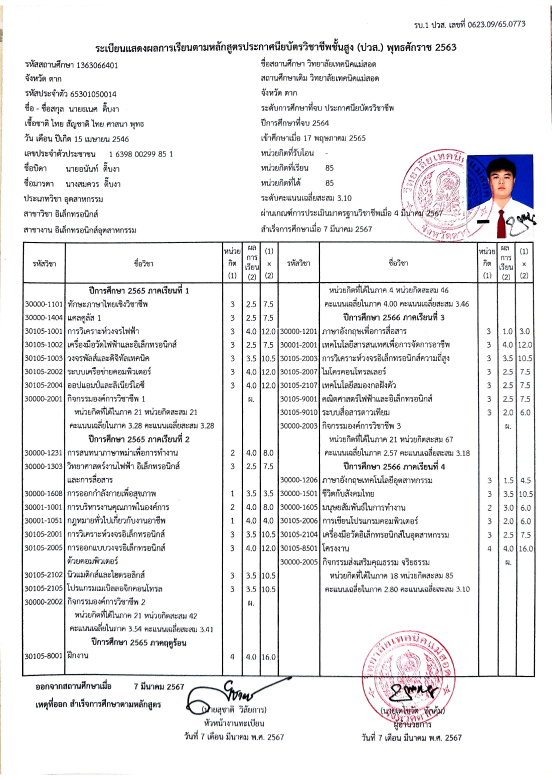
#> input picture scripts/output_images/transcript.png, 1654 x 2339 px, given in place of Transcript.jpg, which was not available (shown at 1/3 size)
$ jupyter execute --allow-errors histogram_projection.ipynb   (text cells are left out)
#> lines starting #> are read from the running program, lines starting #| are printed output that depends on the picture; after the words box and inside, x2 and y2 are one past the last pixel; in counts of white or black regions, pixels touching at a corner belong together; pictures that were not available may be replaced by others from this repository, and a replacement may not be noted
[cell 1]
import cv2
import numpy as np
import matplotlib.pyplot as plt
from pathlib import Path

output_folder = Path("../../data/output_images/output_lines")
output_folder.mkdir(exist_ok=True)

# โหลดภาพ
#image = cv2.imread("../data/test_images/line_detection/test_a_to_z_3.jpg")
#image = cv2.imread("../data/test_images/line_detection/testAtoZ_1.jpg")
#image = cv2.imread("../data/test_images/line_detection/0to9_2.jpg")
image = cv2.imread("../../data/test_images/transcript/Transcript.jpg")
#> image is the input picture: shape (2339, 1654, 3); mean B, G, R 237.1, 236, 236.6
if image is None:
    raise FileNotFoundError("ไม่พบไฟล์ภาพ กรุณาตรวจสอบเส้นทางของไฟล์")

# แปลงเป็น Grayscale
gray = cv2.cvtColor(image, cv2.COLOR_BGR2GRAY)


# การ Threshold แบบ Adaptive Gaussian
binary_image = cv2.adaptiveThreshold(
    gray, 255, cv2.ADAPTIVE_THRESH_GAUSSIAN_C, cv2.THRESH_BINARY_INV, 51,30
)
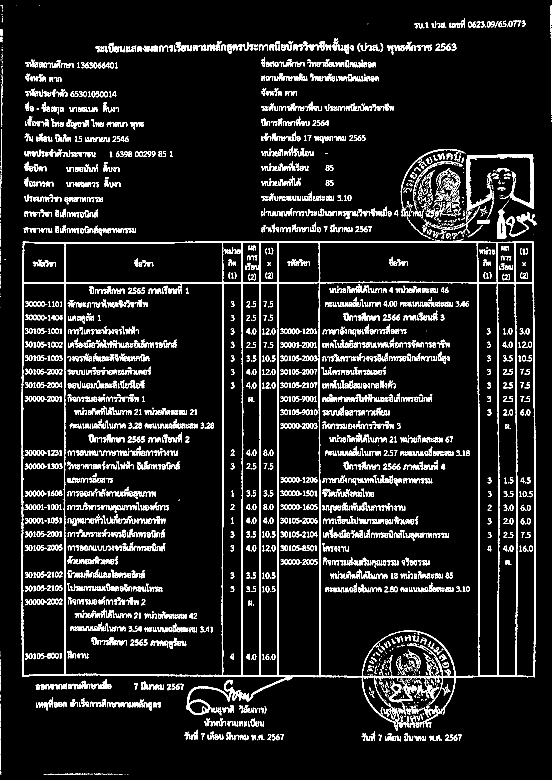
#> binary_image: shape (2339, 1654) (shown at 1/3 size); 8.3% white; 3974 white regions (997 under 20 px), largest, box (x1, y1, x2, y2) and area: (64, 721, 1607, 2183) 75325, (1401, 463, 1601, 632) 5884, (558, 2039, 722, 2145) 2742

# คำนวณ Histogram Projection
horizontal_projection = np.sum(binary_image, axis=1)  # รวมพิกเซลในแนวนอน
#> horizontal_projection = 2339 values, max 391425 at index 848, min 0 at index 0, mean 34996.4

threshold_value = 2000  # เพิ่มค่าให้เหมาะกับความหนาของตัวอักษร
line_indices = np.where(horizontal_projection > threshold_value)[0]
#> line_indices = 2020 values from 17 to 2322

# แยกช่วงตำแหน่งแต่ละบรรทัด
lines = []
start_idx = None

for i in range(len(line_indices) - 1):
    if start_idx is None:
        start_idx = line_indices[i]
    if line_indices[i+1] > line_indices[i] + 10:  # เจอช่วงว่างระหว่างบรรทัด
        end_idx = line_indices[i]
        lines.append((start_idx, end_idx))
        start_idx = None
#> this loop made 2019 passes
#> end_idx on pass 1: 17
#> after the loop, lines = [(17, 17), (61, 161), (177, 204), (221, 244), (265, 291), (306, 336), (350, 385), (400, 425), (445, 2222)]
if start_idx is not None:
    lines.append((start_idx, line_indices[-1]))

print("Lines detected:", lines)
#| Lines detected: [(17, 17), (61, 161), (177, 204), (221, 244), (265, 291), (306, 336), (350, 385), (400, 425), (445, 2222), (2321, 2322)]

# แยกบรรทัดและเพิ่ม Padding
line_images = []
padding = 10  # ระบุ Padding

for start, end in lines:
    padded_start = max(0, start - padding)
    padded_end = min(binary_image.shape[0], end + padding)
    line_img = binary_image[padded_start:padded_end, :]
    line_images.append(line_img)
#> this loop made 10 passes
#> (start, end, padded_start, padded_end) on passes 1 to 10: (17, 17, 7, 27), (61, 161, 51, 171), (177, 204, 167, 214), (221, 244, 211, 254), (265, 291, 255, 301), (306, 336, 296, 346), (350, 385, 340, 395), (400, 425, 390, 435), (445, 2222, 435, 2232), (2321, 2322, 2311, 2332)
#> after the loop, line_images = 10 items

for idx, line_img in enumerate(line_images):
    file_path = output_folder / f"line_{idx + 1}.png"
    cv2.imwrite(str(file_path), line_img)
    plt.figure()
    plt.imshow(line_img, cmap="gray")
    plt.title(f"Line {idx + 1}")
    plt.show()
#> this loop made 10 passes
print(f"Saved lines to {output_folder}")

[cell 2]
import numpy as np
import cv2
import matplotlib.pyplot as plt

# โหลดภาพและแปลงเป็น Grayscale
image = cv2.imread("../../data/test_images/transcript/aun_20240817_0001.jpg")
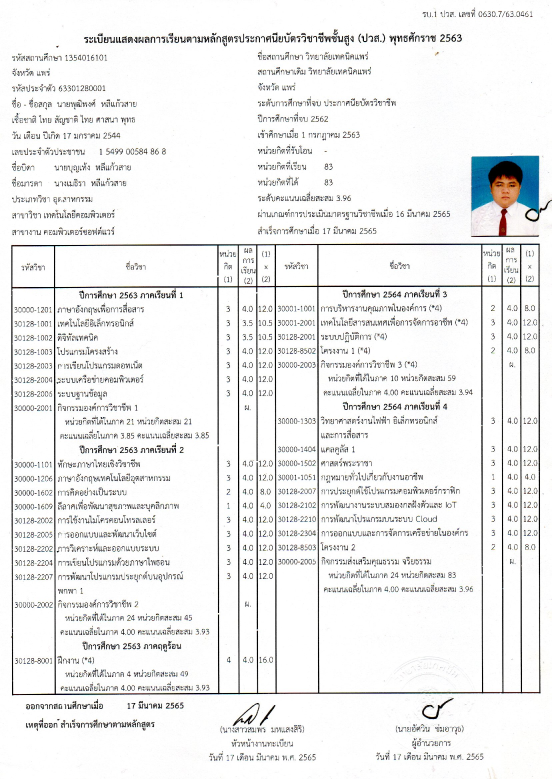
#> input picture data/test_images/transcript/aun_20240817_0001.jpg, 1654 x 2337 px (shown at 1/3 size)
#> image is the input picture: shape (2337, 1654, 3); mean B, G, R 238.6, 238.6, 238.3
gray = cv2.cvtColor(image, cv2.COLOR_BGR2GRAY)
#> gray: shape (2337, 1654)

# Threshold ภาพให้เป็น Binary
_, binary_image = cv2.threshold(gray, 150, 255, cv2.THRESH_BINARY_INV)
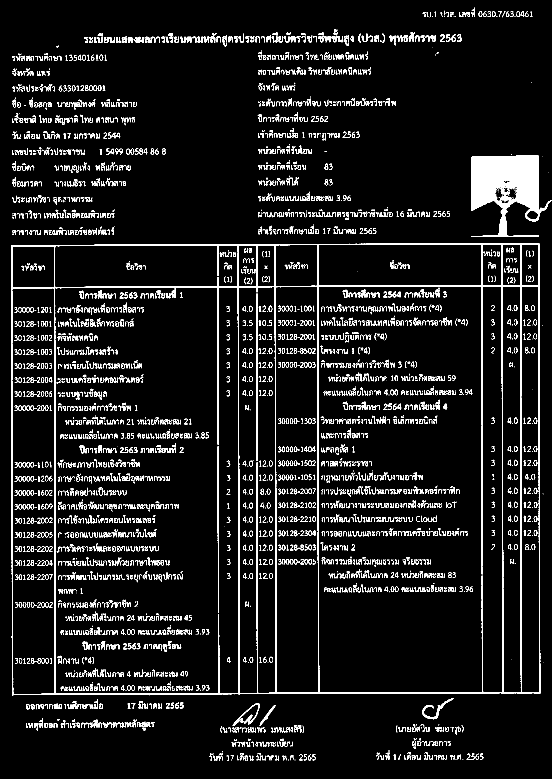
#> binary_image: shape (2337, 1654) (shown at 1/3 size); 6.3% white; 3714 white regions (912 under 20 px), largest, box (x1, y1, x2, y2) and area: (33, 731, 1622, 2086) 60638, (1413, 467, 1618, 711) 30062, (770, 1387, 774, 1888) 1770

# คำนวณ Vertical Projection
vertical_projection = np.sum(binary_image, axis=1)
#> vertical_projection = 2337 values, max 326910 at index 734, min 0 at index 0, mean 26681.9

# หาตำแหน่งที่มีข้อความในแนวตั้ง
column_indices = np.where(vertical_projection > 0)[0]
#> column_indices = 2092 values from 22 to 2281

# วาดกราฟแสดง Vertical Projection
plt.plot(vertical_projection)
plt.title("Vertical Projection")
plt.xlabel("Column Index (X-axis)")
plt.ylabel("Pixel Intensity Sum")
plt.show()
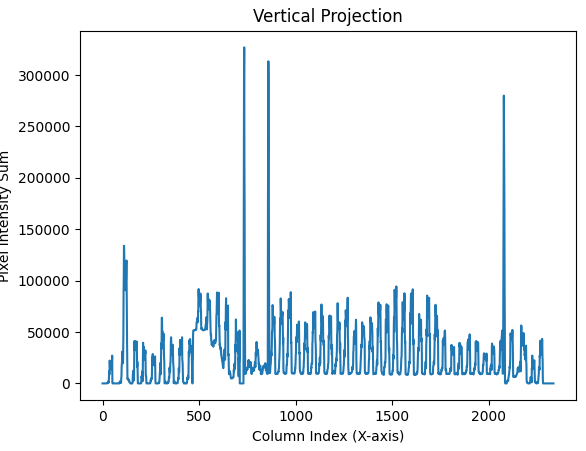
#> figure drawn by matplotlib, 1 panel; curve peaks at x = 734, y = 326910

columns = []
start_idx = None

for i in range(len(column_indices) - 1):
    if start_idx is None:
        start_idx = column_indices[i]
    if column_indices[i + 1] > column_indices[i] + 1:  # เจอช่องว่างระหว่างคอลัมน์
        end_idx = column_indices[i]
        columns.append((start_idx, end_idx))
        start_idx = None
#> this loop made 2091 passes
#> end_idx on passes 30, 86, 89, 117, 144, 172: 51, 143, 153, 182, 227, 274
#> after the loop, columns = [(22, 51), (88, 143), (151, 153), (155, 182), (201, 227), (247, 274), (289, 321), (323, 329), (337, 375), (384, 420), (432, 435), (437, 464), (467, 710), (731, 2085), (2095, 2203), (2214, 2246)]
if start_idx is not None:
    columns.append((start_idx, column_indices[-1]))

# ตัดภาพคอลัมน์แต่ละส่วน
column_images = [binary_image[:, start:end] for start, end in columns]
#> column_images = 17 items

[cell 3]
import cv2
import numpy as np
import matplotlib.pyplot as plt

# ตัวอย่าง Line Image (สมมติว่าเป็นภาพของบรรทัดที่จับได้แล้ว)

image = cv2.imread("../../data/test_images/column_detection/col_test_2.jpg")
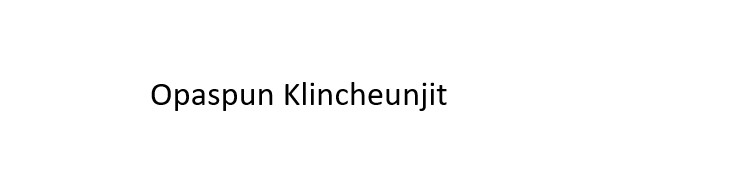
#> input picture data/test_images/column_detection/col_test_2.jpg, 742 x 181 px
#> image is the input picture: shape (181, 742, 3); min 0, max 255, mean 251.4
if image is None:
    raise FileNotFoundError("ไม่พบไฟล์ภาพ กรุณาตรวจสอบเส้นทางของไฟล์")

# แปลงเป็น Grayscale
gray = cv2.cvtColor(image, cv2.COLOR_BGR2GRAY)
#> gray: shape (181, 742)

'''
# แปลงเป็น Binary
_, binary_image = cv2.threshold(gray, 150, 255, cv2.THRESH_BINARY_INV)  # Threshold ขาวดำ
'''

# การ Threshold แบบ Adaptive Gaussian
binary_image = cv2.adaptiveThreshold(
    gray, 255, cv2.ADAPTIVE_THRESH_GAUSSIAN_C, cv2.THRESH_BINARY_INV, 51,30
)
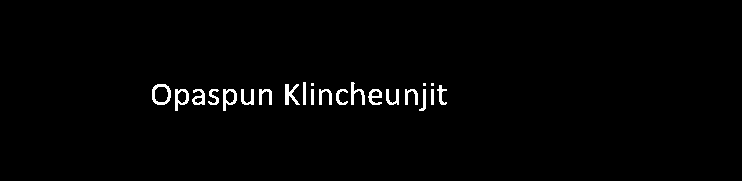
#> binary_image: shape (181, 742); 1.5% white; 22 white regions (3 under 20 px), largest, box (x1, y1, x2, y2) and area: (152, 84, 171, 105) 174, (285, 84, 300, 105) 160, (175, 89, 189, 111) 146

# คำนวณ Vertical Histogram Projection
vertical_projection = np.sum(binary_image, axis=0)
#> vertical_projection = 742 values, max 6375 at index 423, min 0 at index 0, mean 708.6

# หาตำแหน่งที่มีคำหรือประโยค (พื้นที่ที่มีพิกเซล)
threshold_value = 50
word_indices = np.where(vertical_projection > threshold_value)[0]
#> word_indices = 217 values from 152 to 446

# Plot Vertical Projection
# เพื่อช่วยวิเคราะห์ว่าการตั้งค่า Threshold ถูกต้องหรือไม่
plt.plot(vertical_projection)
plt.axhline(y=threshold_value, color='r', linestyle='--')  # เส้น Threshold
plt.title("Vertical Projection with Threshold")
plt.show()
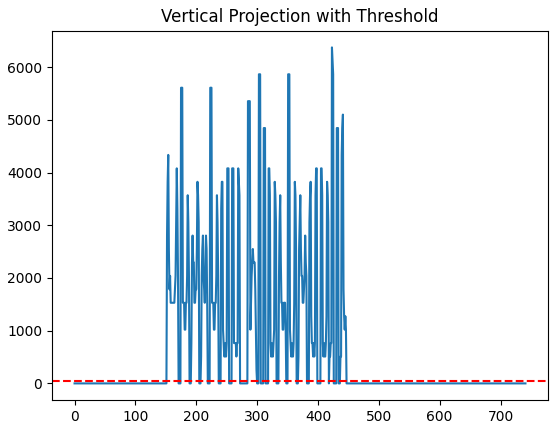
#> figure drawn by matplotlib, 1 panel; curve peaks at x = 423, y = 6375


# แยกช่วงตำแหน่งคำหรือประโยค
words = []
start_idx = None

for i in range(len(word_indices) - 1):
    if start_idx is None:
        start_idx = word_indices[i]
    if word_indices[i+1] > word_indices[i] + 1:  # เจอช่องว่างระหว่างคำ
        end_idx = word_indices[i]
        words.append((start_idx, end_idx))
        start_idx = None
#> this loop made 216 passes
#> end_idx on passes 19, 33, 46, 57, 71, 84: 170, 188, 204, 218, 236, 253
#> after the loop, words = [(152, 170), (175, 188), (192, 204), (208, 218), (223, 236), (241, 253), (259, 271), (285, 299), (303, 305), (311, 313), (319, 331), (336, 347), (351, 364), (368, 381), (386, 398), (405, 417), (419, 425), (431, 433)]
if start_idx is not None:
    words.append((start_idx, word_indices[-1]))

# แยกคำหรือประโยคและเพิ่ม Padding
word_images = []
padding_top = 5    # กำหนด Padding ด้านบน
padding_bottom = 5 # กำหนด Padding ด้านล่าง
padding_left = 10  # กำหนด Padding ด้านซ้าย
padding_right = 10 # กำหนด Padding ด้านขวา

for start, end in words:
    # ตัดเฉพาะช่วงของคำ
    word_img = binary_image[:, start:end]

    # เพิ่ม Padding รอบภาพ
    padded_word_img = cv2.copyMakeBorder(
        word_img,
        padding_top, padding_bottom, padding_left, padding_right,
        cv2.BORDER_CONSTANT, value=0  # เติมสีดำ (0) สำหรับ Binary Image
    )
    word_images.append(padded_word_img)
#> this loop made 19 passes
#> after the loop, word_images = 19 items

# แสดงคำที่แยกได้พร้อม Padding
for idx, padded_word_img in enumerate(word_images):
    plt.figure(figsize=(3, 3))
    plt.imshow(padded_word_img, cmap="gray")
    plt.title(f"Padded Word {idx + 1}")
    plt.axis("off")
    plt.show()
#> this loop made 19 passes

[cell 4]
import cv2
import numpy as np
import matplotlib.pyplot as plt
from pathlib import Path

output_folder = Path("../../data/output_images/output_lines")
output_folder.mkdir(exist_ok=True)

# โหลดภาพ
#image = cv2.imread("../data/test_images/line_detection/test_a_to_z_3.jpg")
#image = cv2.imread("../data/test_images/line_detection/testAtoZ_1.jpg")
#image = cv2.imread("../data/test_images/line_detection/0to9_2.jpg")
image = cv2.imread("../../data/test_images/transcript/Transcript.jpg")
if image is None:
    raise FileNotFoundError("ไม่พบไฟล์ภาพ กรุณาตรวจสอบเส้นทางของไฟล์")

# แปลงเป็น Grayscale
gray = cv2.cvtColor(image, cv2.COLOR_BGR2GRAY)


# การ Threshold แบบ Adaptive Gaussian
binary_image = cv2.adaptiveThreshold(
    gray, 255, cv2.ADAPTIVE_THRESH_GAUSSIAN_C, cv2.THRESH_BINARY_INV, 51,30
)

# คำนวณ Histogram Projection
horizontal_projection = np.sum(binary_image, axis=1)  # รวมพิกเซลในแนวนอน

threshold_value = 2000  # เพิ่มค่าให้เหมาะกับความหนาของตัวอักษร
line_indices = np.where(horizontal_projection > threshold_value)[0]

# แยกช่วงตำแหน่งแต่ละบรรทัด
lines = []
start_idx = None

for i in range(len(line_indices) - 1):
    if start_idx is None:
        start_idx = line_indices[i]
    if line_indices[i+1] > line_indices[i] + 10:  # เจอช่วงว่างระหว่างบรรทัด0
        end_idx = line_indices[i]
        lines.append((start_idx, end_idx))
        start_idx = None
if start_idx is not None:
    lines.append((start_idx, line_indices[-1]))

print("Lines detected:", lines)
#| Lines detected: [(17, 17), (61, 161), (177, 204), (221, 244), (265, 291), (306, 336), (350, 385), (400, 425), (445, 2222), (2321, 2322)]

# แยกบรรทัดและเพิ่ม Padding
line_images = []
padding = 10  # ระบุ Padding
max_height = 0
table_image = None

for start, end in lines:
    padded_start = max(0, start - padding)
    padded_end = min(binary_image.shape[0], end + padding)
    line_img = binary_image[padded_start:padded_end, :]
    line_images.append(line_img)

    # คำนวณความสูงของบรรทัด
    line_height = padded_end - padded_start

    # ตรวจสอบว่าบรรทัดนี้ใหญ่ที่สุดหรือไม่
    if line_height > max_height:
        max_height = line_height
        table_image = line_img  # เก็บบรรทัดที่ใหญ่ที่สุด
#> this loop made 10 passes
#> (start, end, padded_start, padded_end, line_height, max_height) on passes 1, 2, 9: (17, 17, 7, 27, 20, 20), (61, 161, 51, 171, 120, 120), (445, 2222, 435, 2232, 1797, 1797)
#> (start, end, padded_start, padded_end, line_height) on passes 3 to 8: (177, 204, 167, 214, 47), (221, 244, 211, 254, 43), (265, 291, 255, 301, 46), (306, 336, 296, 346, 50), (350, 385, 340, 395, 55), (400, 425, 390, 435, 45)
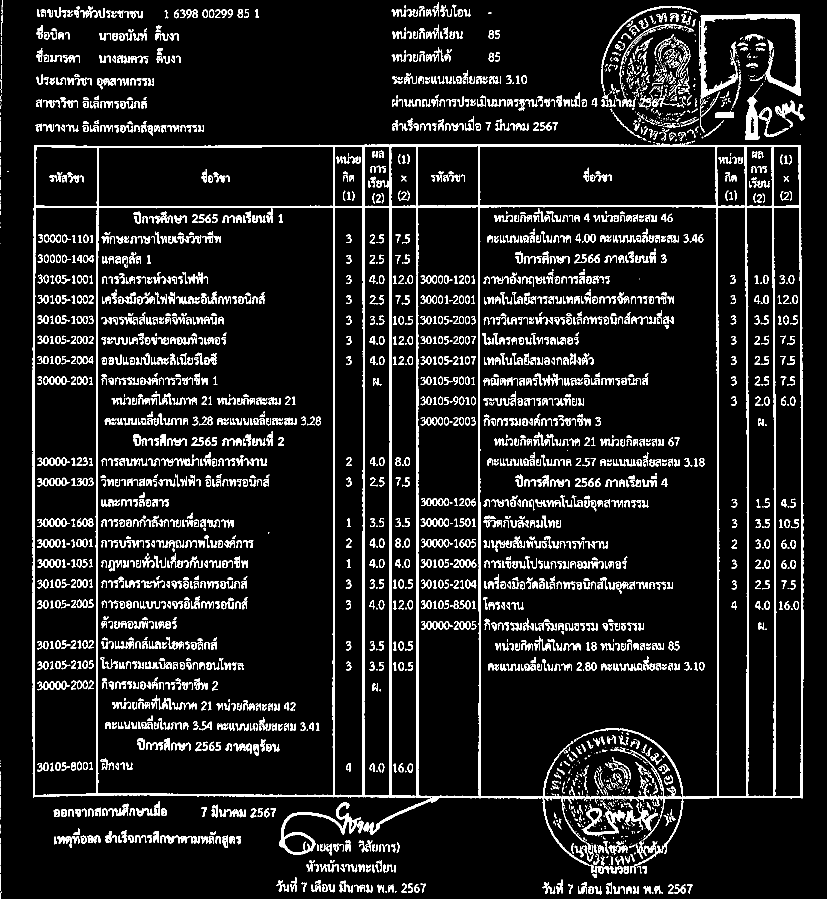
#> table_image: shape (1797, 1654) (shown at 1/2 size); 9.6% white; 3486 white regions (917 under 20 px), largest, box (x1, y1, x2, y2) and area: (64, 286, 1607, 1748) 75325, (1401, 28, 1601, 197) 5884, (558, 1604, 722, 1710) 2742
#> after the loop, max_height = 1797

'''
for idx, line_img in enumerate(line_images):
    file_path = output_folder / f"line_{idx + 1}.png"
    cv2.imwrite(str(file_path), line_img)
    plt.figure()
    plt.imshow(line_img, cmap="gray")
    plt.title(f"Line {idx + 1}")
    plt.show()
print(f"Saved lines to {output_folder}")
'''

# แสดงผลบรรทัดที่ใหญ่ที่สุด
if table_image is not None:
    plt.figure(figsize=(10, 5))
    plt.imshow(table_image, cmap="gray")
    plt.title(f"Largest Line with Height: {max_height}")
    plt.axis("off")
    plt.show()

    # บันทึกภาพที่ใหญ่ที่สุด
    largest_file_path = output_folder / "table_image.png"
    cv2.imwrite(str(largest_file_path), table_image)
    print(f"Saved largest line to {largest_file_path}")

[cell 5]
# สร้าง Kernel ขนาดเล็กสำหรับลบเส้นแนวนอน
horizontal_kernel = cv2.getStructuringElement(cv2.MORPH_RECT, (40, 1))
horizontal_removed = cv2.morphologyEx(table_image, cv2.MORPH_OPEN, horizontal_kernel)
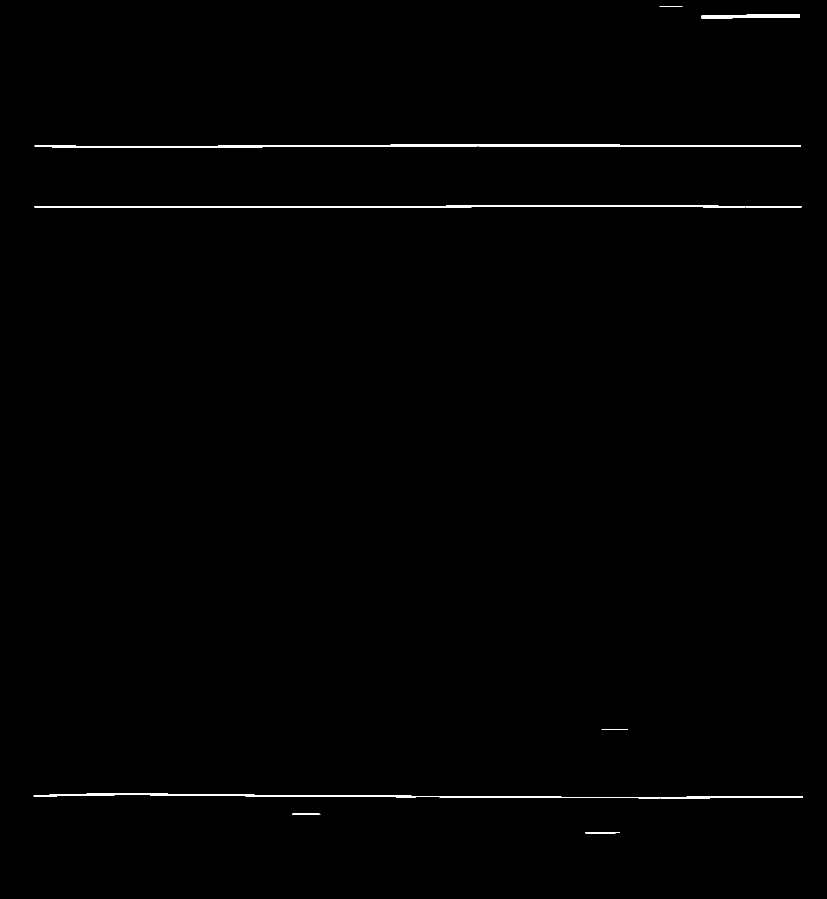
#> horizontal_removed: shape (1797, 1654) (shown at 1/2 size); 0.57% white; 8 white regions, largest, box (x1, y1, x2, y2) and area: (69, 289, 1602, 296) 5482, (69, 411, 1603, 416) 4903, (67, 1587, 1606, 1597) 4734

# สร้าง Kernel ขนาดเล็กสำหรับลบเส้นแนวตั้ง
vertical_kernel = cv2.getStructuringElement(cv2.MORPH_RECT, (1, 40))
#> vertical_kernel = 40 values from 1 to 1
vertical_removed = cv2.morphologyEx(table_image, cv2.MORPH_OPEN, vertical_kernel)
#> vertical_removed: shape (1797, 1654); 1.8% white; 21 white regions, largest, box (x1, y1, x2, y2) and area: (779, 290, 783, 1596) 5108, (65, 291, 72, 1596) 4751, (725, 291, 729, 1595) 4680

# รวมเส้นแนวตั้งและแนวนอน
grid_lines = cv2.add(horizontal_removed, vertical_removed)
#> grid_lines: shape (1797, 1654); 2.3% white; 12 white regions, largest, box (x1, y1, x2, y2) and area: (65, 289, 1607, 1624) 64215, (1402, 29, 1600, 198) 3391, (1493, 195, 1504, 281) 637

# ลบเส้นตารางออกจากภาพ
result = cv2.subtract(table_image, grid_lines)
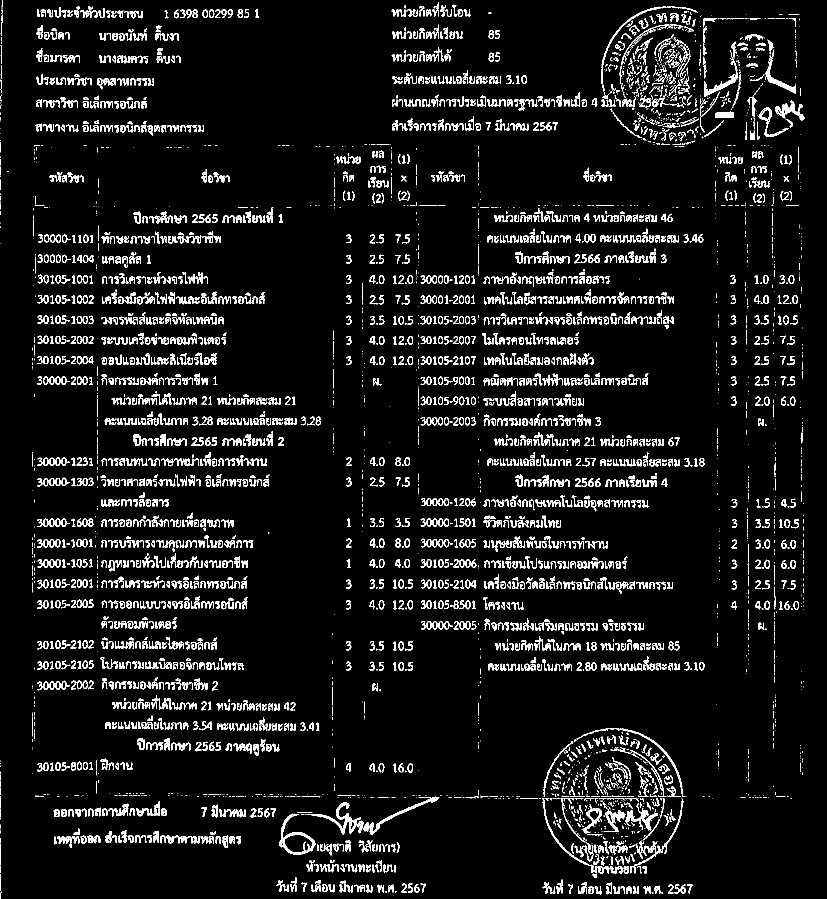
#> result: shape (1797, 1654) (shown at 1/2 size); 7.3% white in thin lines or dots

plt.figure(figsize=(10, 5))
plt.subplot(), plt.imshow(result, cmap="gray"), plt.title("Grid Removed")
